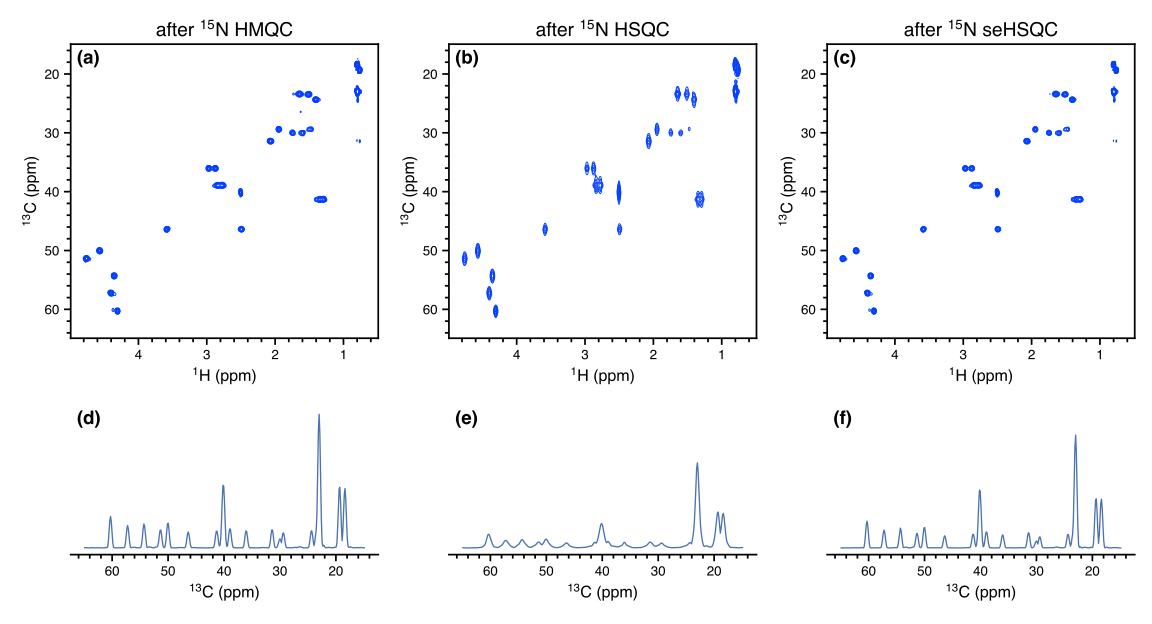

Generate this figure with Python:
from pathlib import Path
import penguins as pg
from penguins.private import Gramicidin as Grami
import matplotlib.pyplot as plt
from penguins.private import nmrd
plt.style.use(Path(__file__).parent / "helv.mplstyle")

path = nmrd() / "201017-7g-n15-sehsqc-full"
mspv2cc_spv2 = pg.read(path, 12002)
sspv2cc_spv2 = pg.read(path, 22002)
spv2spv2cc_spv2 = pg.read(path, 42002)

fig, axs = pg.subplots(2, 3, figsize=(12, 6.5),
                       gridspec_kw={"height_ratios": [2, 1]})
dss = [mspv2cc_spv2, sspv2cc_spv2, spv2spv2cc_spv2]
titles = [r"after $^{15}$N HMQC",
          r"after $^{15}$N HSQC",
          r"after $^{15}$N seHSQC"]
for ds, ax in zip(dss, axs[0]):
    ds.stage(ax, levels=7e3, f1_bounds="15..65", f2_bounds="0.5..5")
for ds, ax in zip(dss, axs[1]):
    ds.f1projp().stage(ax, bounds="15..65")

pg.mkplots(axs[0], titles)
pg.mkplots(axs[1])
pg.label_axes(axs, fontsize=14, fstr="({})", fontweight="bold")

ymin, ymax = axs[1][0].get_ylim()
for ax in axs[1]:
    ax.set_ylim((ymin, ymax))

# pg.show()
for filetype in [".png", ".svg"]:
    pg.savefig(str(Path(__file__)).replace(".py", filetype))

# print relative integrals
x = Grami.hsqc.rel_ints_df(sspv2cc_spv2, mspv2cc_spv2)
print("HSQC vs HMQC")
print(x)
print(x.mean())
y = Grami.hsqc.rel_ints_df(spv2spv2cc_spv2, mspv2cc_spv2)
print("seHSQC vs HMQC")
print(y)
print(y.mean())
from penguins.private import Zolmitriptan as Zolmi
short_aq_hmqc = pg.read(nmrd() / "200926-7z-n15-sehsqc-full", 15002)
short_aq_hsqc = pg.read(nmrd() / "200926-7z-n15-sehsqc-full", 25002)
z = Zolmi.hsqc.rel_ints_df(short_aq_hsqc, short_aq_hmqc)
print("short AQ: HSQC vs HMQC")
print(z)
print(z.mean())
